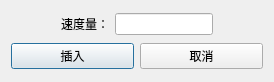
<?xml version="1.0" encoding="UTF-8"?>
<ui version="4.0">
 <class>Dialog</class>
 <widget class="QDialog" name="Dialog">
  <property name="geometry">
   <rect>
    <x>0</x>
    <y>0</y>
    <width>274</width>
    <height>82</height>
   </rect>
  </property>
  <property name="windowTitle">
   <string>速度调节</string>
  </property>
  <layout class="QVBoxLayout" name="verticalLayout_2" stretch="1,0">
   <item>
    <layout class="QHBoxLayout" name="horizontalLayout_2">
     <property name="leftMargin">
      <number>50</number>
     </property>
     <property name="rightMargin">
      <number>50</number>
     </property>
     <item>
      <widget class="QLabel" name="label">
       <property name="text">
        <string>速度量：</string>
       </property>
      </widget>
     </item>
     <item>
      <widget class="QLineEdit" name="et_speed"/>
     </item>
    </layout>
   </item>
   <item>
    <layout class="QHBoxLayout" name="horizontalLayout">
     <item>
      <widget class="QPushButton" name="btn_avoid_insert">
       <property name="text">
        <string>插入</string>
       </property>
      </widget>
     </item>
     <item>
      <widget class="QPushButton" name="btn_avoid_cancel">
       <property name="text">
        <string>取消</string>
       </property>
      </widget>
     </item>
    </layout>
   </item>
  </layout>
 </widget>
 <resources/>
 <connections/>
</ui>
